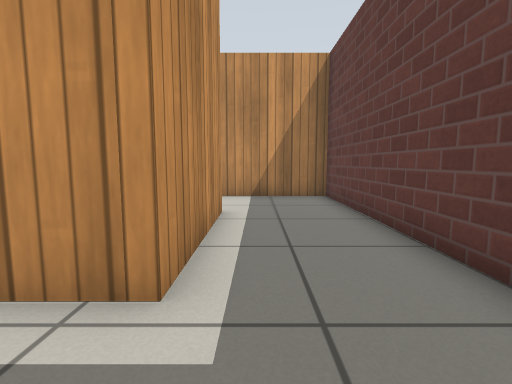
View 1 (above)

12 first-person views from a walk through a robot-simulator world made for Gazebo. The camera is 0.61 m above the floor, tilts 6° down and sees 85° across. The floor is counted in squares, 0.5 m on a side. Each view is taken from the middle of a square. On the plan, view 1 faces up. The plan holds only what a view shows up to about 13 squares ahead; the rest is blank. Simple patterns stand in for the simulator's built-in surfaces.

View 2
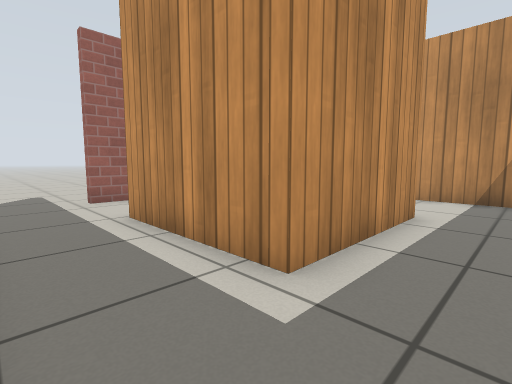

View 3
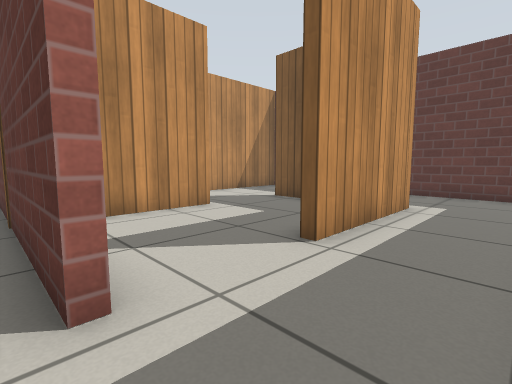

View 4
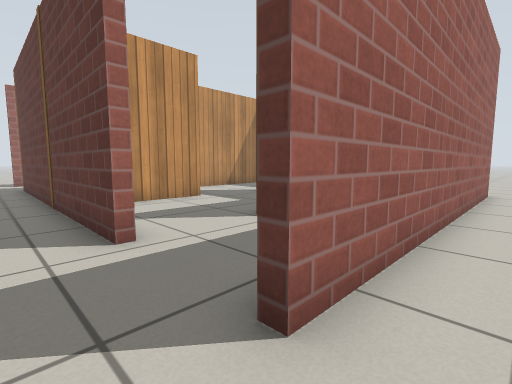

View 5
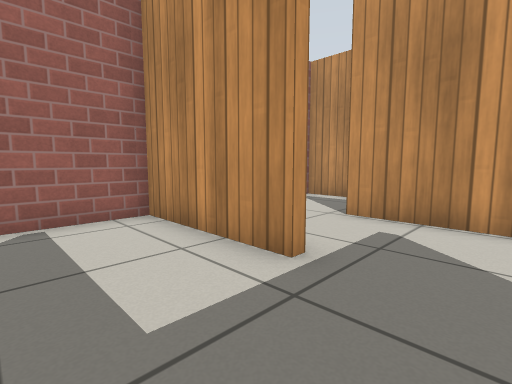

View 6
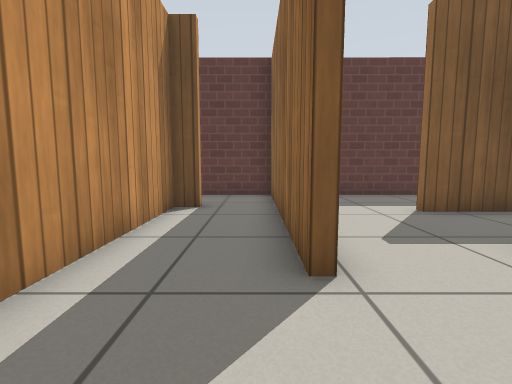

View 7
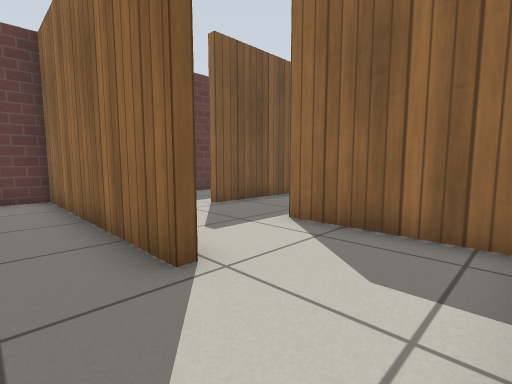

View 8
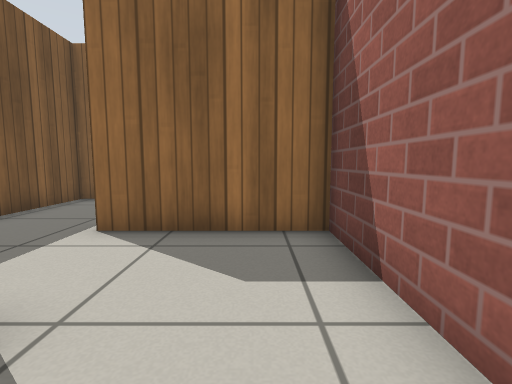

View 9
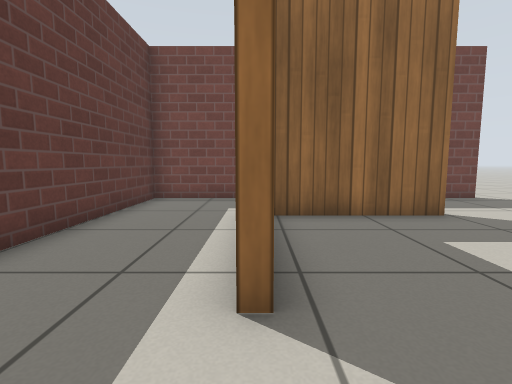

View 10
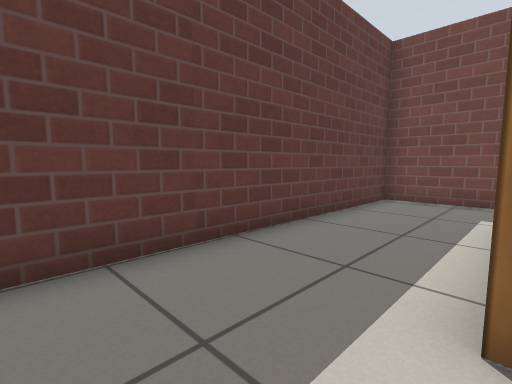

View 11
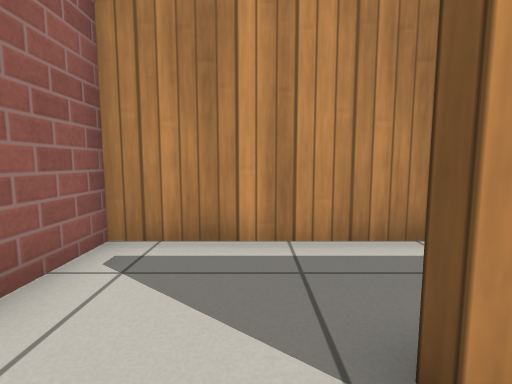

View 12
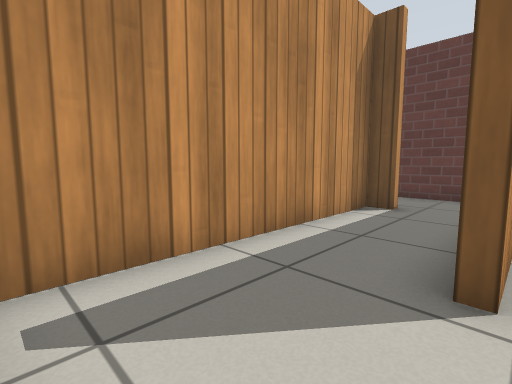

### Floor plan
Ten units are one square. View 1 is at (0, 0); x grows to the right and y downward. Boxes are objects, and circles mark ways between rooms. Rooms are numbered by the first view taken in them; rooms with no view inside come last. Other rooms are left out.
<svg viewBox="-105 -137 139 162">
<path fill="none" stroke="#000" d="M-4 6 25 6 26 -101 -4 -101M-8 -68 -8 -23 -53 -23M-86 6 -75 6M29 9 -86 9M-41 -68 -56 -68M-4 -101 -51 -101M-53 -26 -11 -26 -11 -68 -8 -68M-51 -104 26 -104 26 -125M0 -125 -4 -125M-4 -132 -83 -132 -83 -95M-83 -95 -83 -71 -41 -71M-56 -68 -83 -68 -83 -23M-53 -23 -53 -26"/>
<circle cx="-95" cy="10" r="3" fill="#2a7"/>
<circle cx="-10" cy="-80" r="3" fill="#2a7"/>
<circle cx="-70" cy="-30" r="3" fill="#2a7"/>
<circle cx="-50" cy="-85" r="3" fill="#2a7"/>
<circle cx="-50" cy="-50" r="3" fill="#2a7"/>
<circle cx="-70" cy="-100" r="3" fill="#2a7"/>
<text x="-30" y="-20">1</text>
<text x="-20" y="20">2</text>
<text x="-30" y="-70">3</text>
<text x="-30" y="-110">4</text>
<text x="-70" y="-90">5</text>
<text x="-70" y="-50">6</text>
</svg>
Room 1 opens to room 2. Room 1 opens to room 3. Room 1 opens to room 6. Room 3 opens to room 5. Room 3 opens to room 6. Room 4 opens to room 5.

Where each view was taken, in squares from view 1:
view 1: 0 up, 0 right, facing up
view 2: 0 up, 1 right, facing up-left
view 3: 0 up, 9 left, facing up-right
view 4: 2 down, 10 left, facing up-right
view 5: 4 up, 2 left, facing up-left
view 6: 11 up, 8 left, facing right
view 7: 12 up, 8 left, facing down-right
view 8: 12 up, 7 left, facing down
view 9: 9 up, 1 left, facing down
view 10: 9 up, 1 left, facing down-right
view 11: 9 up, 6 left, facing up
view 12: 10 up, 8 left, facing up-right
